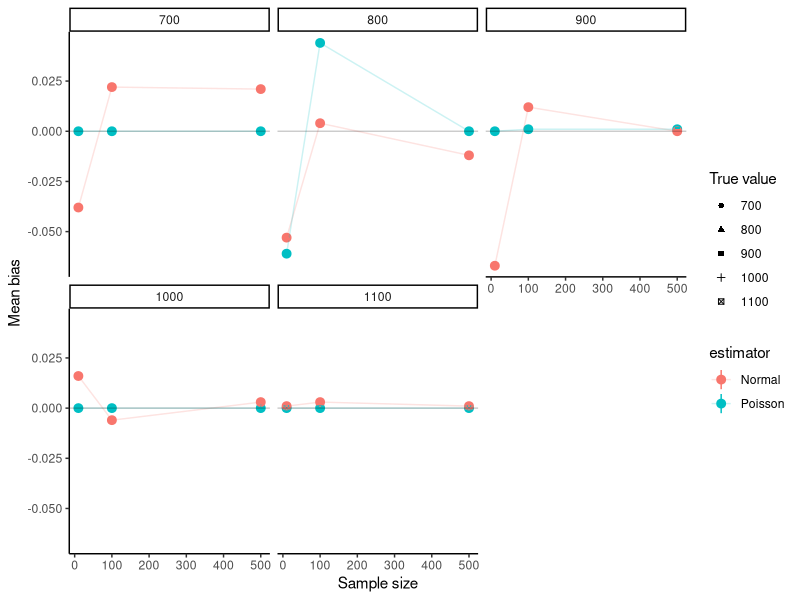
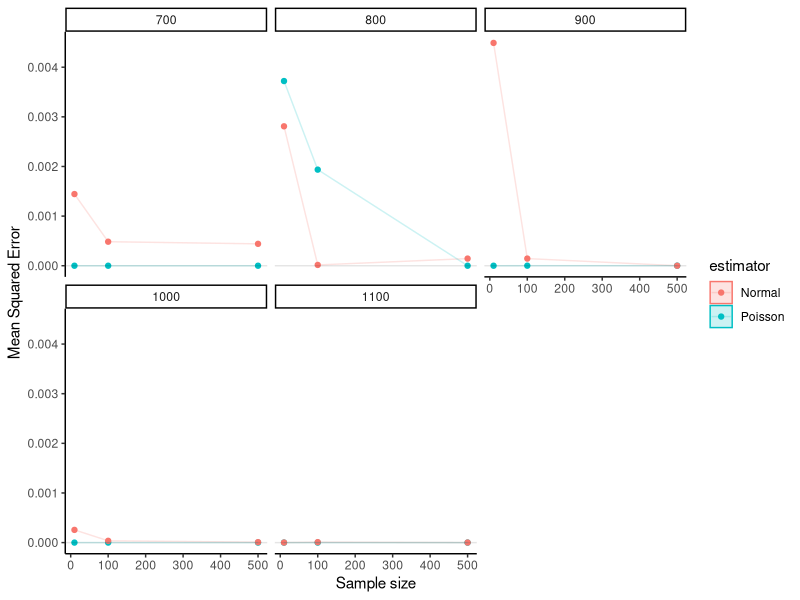
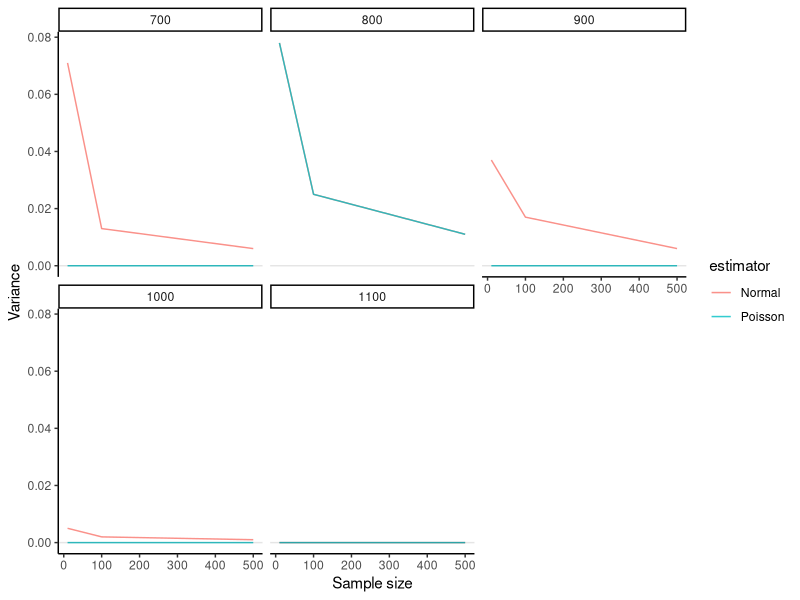
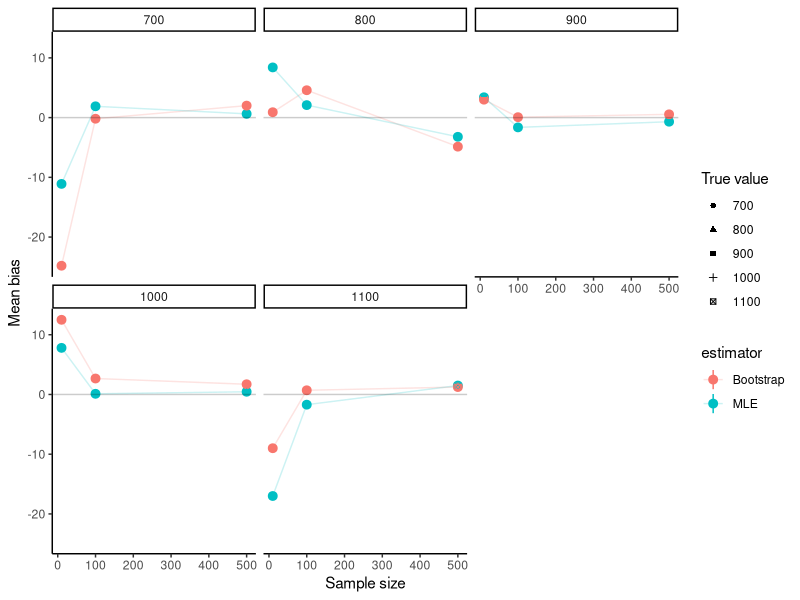
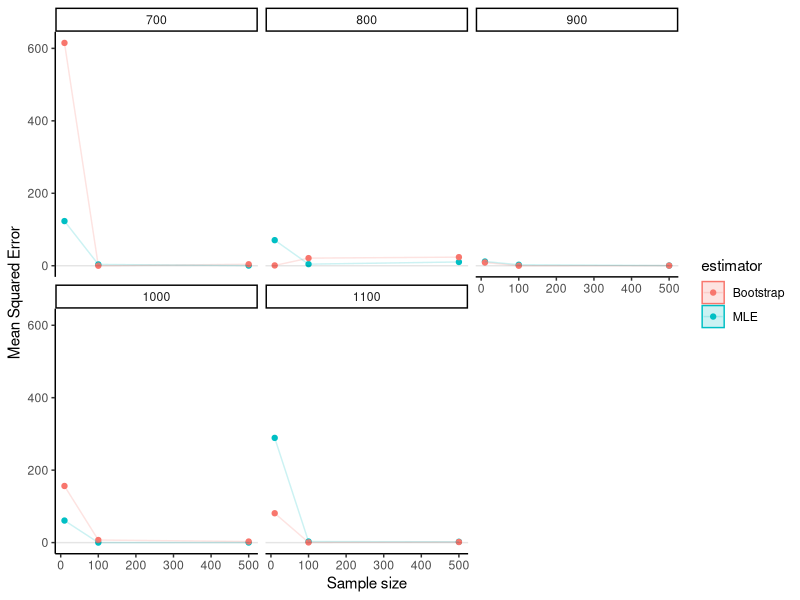
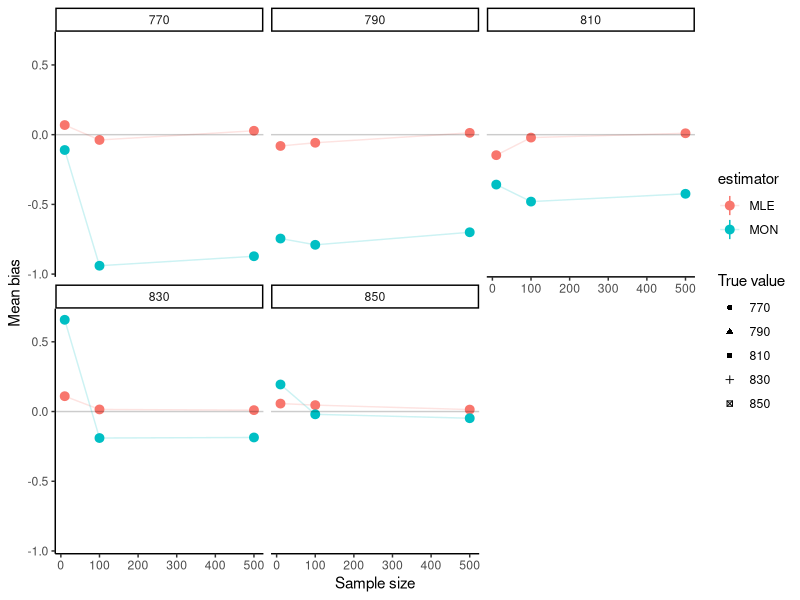
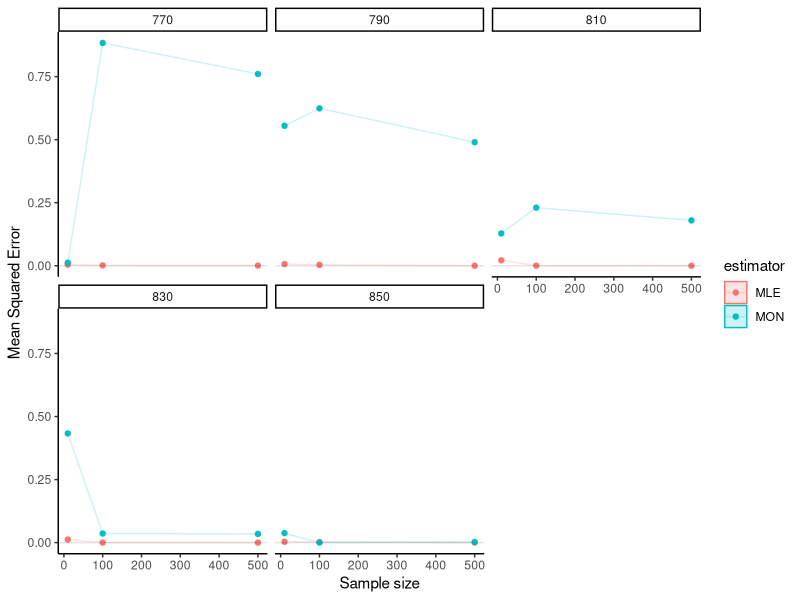
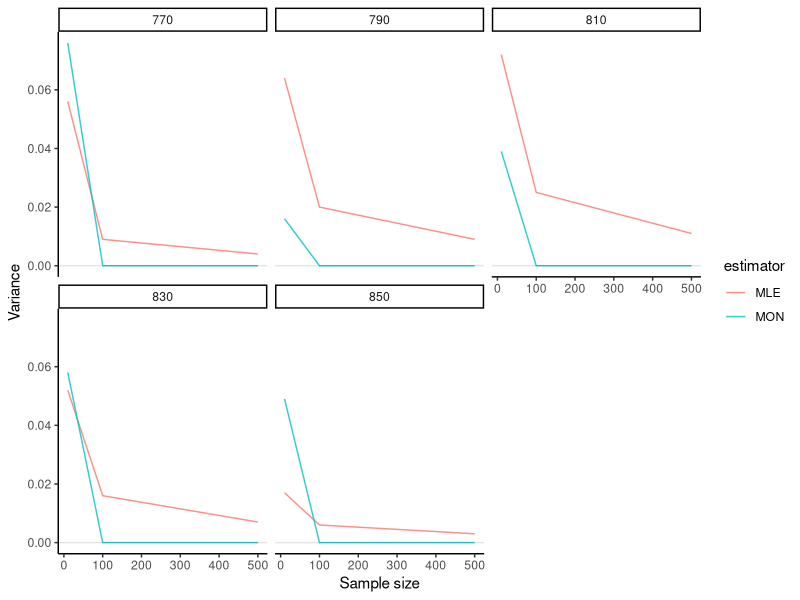

Generate these figures, in order, with R:
## ---- chunk 1
knitr::opts_chunk$set(echo = TRUE)
## ---- chunk 2
set.seed(222)
library(data.table)
library(dplyr)
results <- rbindlist(lapply(c(10, 100, 500), function(n){
  rbindlist(lapply(c(700, 800, 900, 1000, 1100), function(param){
    x_pois <- round(rpois(n, param))
    x_norm <- round(rnorm(n, param, 100))
    
    #calculate lambda hat
    MLE_pois <- mean(x_pois)
    MLE_norm <- mean(x_norm)
    boot_pois <- mean(sample(x_pois, size=n, replace = T))
    
    # #calculate ???? variance
    # var_pois <- sd(x_pois)^2
    # var_norm <- sd(x_norm)^2
    
    #calculate true probability at cutoff
    truePoisProb <- mean(x_pois < 805)
    trueNormProb <- mean(x_norm < 805)
    
    par_pois <- ppois(805, MLE_pois)
    par_norm <- pnorm(805, MLE_norm, 100)
    par_boot <- ppois(805, boot_pois)
    
    #calculate asymptotic variance 
    v_pois <- par_pois*(1-par_pois)/sqrt(n)
    v_norm <- par_norm*(1-par_norm)/sqrt(n)
    v_boot <- par_boot*(1-par_boot)/sqrt(n)
    
    # Return estimates in data table
    data.table(n = c(n, n),
               estimator = factor(c("Poisson", "Normal")),
               param_mu = c(param, param),
               trueProb = c(truePoisProb, trueNormProb), 
               estimate = c(MLE_pois, MLE_norm),
               #variances = c(var_pois, var_norm),
               prob = c(par_pois, par_norm),
               asymptotic_var = c(v_pois, v_norm)
               )
  }))
  }))
options(scipen = 999)
results <- results %>%
  mutate_if(is.numeric, round, digits=3)
results
## ---- chunk 3
# Get results from simulation
bias_sim = results[, .(mean_bias = mean(prob - trueProb),
                           lower_bias = quantile(prob - trueProb, 0.025),
                           upper_bias = quantile(prob - trueProb, 0.975)),
by = c("n", "param_mu", "estimator")]

mse_sim <- results[, .(mean_mse = mean((prob - trueProb)^2),
                          lower_mse = quantile((prob - trueProb)^2, 0.025),
                          upper_mse = quantile((prob - trueProb)^2, 0.975)),
                      by = c("n", "param_mu", "estimator")]

estimator_var <- results[, .(var_est = asymptotic_var), 
                         by = c("n", "param_mu", "estimator")]
## ---- chunk 4
library(ggplot2)
library(dplyr)
# Plot of bias, facet by beta
bias_sim %>%
  ggplot(aes(x = n, y = mean_bias, color = estimator)) + 
  geom_pointrange(aes(ymin = lower_bias, ymax = upper_bias)) + geom_line(alpha = 0.2) +
  geom_point(aes(shape = factor(param_mu))) +
  geom_abline(slope = 0, intercept = 0, alpha = 0.2) + facet_wrap(~ param_mu) +
  scale_shape_discrete("True value") +
  labs(x = "Sample size", y = "Mean bias") +
  theme_classic()

# Plot of MSE, facet by beta
mse_sim %>%
  ggplot(aes(x = n, y = mean_mse, color = estimator)) +
  geom_ribbon(aes(ymin = lower_mse, ymax = upper_mse, fill = estimator, color = NULL),
              alpha = 0.2 )+
  geom_point() + geom_line(alpha = 0.2) +
  scale_shape_discrete("True value") +
  geom_abline(slope = 0, intercept = 0, alpha = 0.1) +
  facet_wrap(~ param_mu) +
  labs(x = "Sample size", y = "Mean Squared Error") +
  theme_classic()

# Plot of variance (similar to MSE???)
estimator_var %>%
  ggplot(aes(x = n, y = var_est, color = estimator)) +
  geom_line(alpha = 0.8) +
  # geom_ribbon(aes(ymin = lower_mse, ymax = upper_mse, fill = estimator, color = NULL),
  #             alpha = 0.2) + geom_point() + 
  geom_abline(slope = 0, intercept = 0, alpha = 0.1) +
  facet_wrap(~param_mu) +
  labs(x = "Sample size", y = "Variance") +
  theme_classic()
## ---- chunk 5
set.seed(222)
library(data.table)
library(dplyr)
results <- rbindlist(lapply(c(10, 100, 500), function(n){
  rbindlist(lapply(c(700, 800, 900, 1000, 1100), function(param){
    x_pois <- round(rpois(n, param))
    
    #calculate lambda hat
    MLE_pois <- mean(x_pois)
    boot_pois <- mean(sample(x_pois, size=n, replace = T))
    
    # #calculate asymptotic variance 
    # v_pois <- par_pois*(1-par_pois)/sqrt(n)
    # v_boot <- par_boot*(1-par_boot)/sqrt(n)
    
    # Return estimates in data table
    data.table(n = c(n, n),
               estimator = factor(c("MLE", "Bootstrap")),
               trueMean = c(param, param),
               estimatedMean = c(MLE_pois, boot_pois)
               #asymptotic_var = c(v_pois, v_boot)
               )
  }))
  }))
options(scipen = 999)
results <- results %>%
  mutate_if(is.numeric, round, digits=3)
results
## ---- chunk 6
# Get results from simulation
bias_sim = results[, .(mean_bias = mean(estimatedMean - trueMean),
                           lower_bias = quantile(estimatedMean - trueMean, 0.025),
                           upper_bias = quantile(estimatedMean - trueMean, 0.975)),
by = c("n", "trueMean", "estimator")]

mse_sim <- results[, .(mean_mse = mean((estimatedMean - trueMean)^2),
                          lower_mse = quantile((estimatedMean - trueMean)^2, 0.025),
                          upper_mse = quantile((estimatedMean - trueMean)^2, 0.975)),
                      by = c("n", "trueMean", "estimator")]

# estimator_var <- results[, .(var_est = asymptotic_var), 
#                          by = c("n", "param_mu", "estimator")]
## ---- chunk 7
library(ggplot2)
library(dplyr)
# Plot of bias, facet by beta
bias_sim %>%
  ggplot(aes(x = n, y = mean_bias, color = estimator)) + 
  geom_pointrange(aes(ymin = lower_bias, ymax = upper_bias)) + geom_line(alpha = 0.2) +
  geom_point(aes(shape = factor(trueMean))) +
  geom_abline(slope = 0, intercept = 0, alpha = 0.2) + facet_wrap(~ trueMean) +
  scale_shape_discrete("True value") +
  labs(x = "Sample size", y = "Mean bias") +
  theme_classic()

# Plot of MSE, facet by beta
mse_sim %>%
  ggplot(aes(x = n, y = mean_mse, color = estimator)) +
  geom_ribbon(aes(ymin = lower_mse, ymax = upper_mse, fill = estimator, color = NULL),
              alpha = 0.2 )+
  geom_point() + geom_line(alpha = 0.2) +
  scale_shape_discrete("True value") +
  geom_abline(slope = 0, intercept = 0, alpha = 0.1) +
  facet_wrap(~ trueMean) +
  labs(x = "Sample size", y = "Mean Squared Error") +
  theme_classic()

# # Plot of variance (similar to MSE???)
# estimator_var %>%
#   ggplot(aes(x = n, y = var_est, color = estimator)) +
#   geom_line(alpha = 0.8) +
#   # geom_ribbon(aes(ymin = lower_mse, ymax = upper_mse, fill = estimator, color = NULL),
#   #             alpha = 0.2) + geom_point() + 
#   geom_abline(slope = 0, intercept = 0, alpha = 0.1) +
#   facet_wrap(~param_mu) +
#   labs(x = "Sample size", y = "Variance") +
#   theme_classic()
## ---- chunk 8
# set.seed(222)
# sim_results_hyp <- rbindlist(lapply(c(10, 100, 500), function(n){
#   rbindlist(lapply(c(700, 800, 900, 1000, 1100), function(param){
#     x_pois <- round(rpois(n, param))
#     x_norm <- round(rnorm(n, param, 100))
#     
#     # Same as before
#     MLE_pois <- mean(x_pois)
#     MLE_norm <- mean(x_norm)
#     truePoisProb <- mean(x_pois < 805)
#     trueNormProb <- mean(x_norm < 805)
#     par_pois <- ppois(805, MLE_pois)
#     par_norm <- pnorm(805, MLE_norm, 100)
#     v_pois <- par_pois*(1-par_pois)/sqrt(n)
#     v_norm <- par_norm*(1-par_norm)/sqrt(n)
#     
#     
#     data = data.table(trueProb = trueProb, x_pois = x_pois, x_norm = x_norm)
#     # Fit two models for LRT
#     null_model <- lm(trueProb ~ 0.5, data = data)
#     alt_mod_pois <- lm(y ~ 0 + x_pois, data = data)
#     alt_mod_norm <- lm(y ~ 0 + x_norm, data = data)
#     
#     # log likelihood approach reject
#     log_lik_pois <- 2*(abs(logLik(alt_mod_pois) - logLik(null_model))) > qchisq(0.95, df=1)
#     log_lik_norm <- 2*(abs(logLik(alt_mod_norm) - logLik(null_model))) > qchisq(0.95, df=1)
#     
#     # Return estimates in data table
#     data.table(n = c(n, n),
#                estimator = factor(c("Poisson", "Normal")),
#                likelihood = c(log_lik_pois, log_lik_norm),
#                param_mu = c(param, param),
#                trueProb = c(truePoisProb, trueNormProb), 
#                estimate = c(MLE_pois, MLE_norm),
#                prob = c(par_pois, par_norm),
#                asymptotic_var = c(v_pois, v_norm)
#                )
#   }))
#   }))
# options(scipen = 999)
# sim_results_hyp <- sim_results_hyp %>%
#   mutate_if(is.numeric, round, digits=3)
# sim_results_hyp
## ---- chunk 9
# set.seed(222)
# library(data.table)
# result <- rbindlist(lapply(c(10, 100, 500), function(n){
#   rbindlist(lapply(c(300, 330, 350), function(param){
#     x_pois <- rpois(n, param)
#     x_norm <- rnorm(n, param, 20)
#     
#     #calculate lambda hat
#     MLE_pois <- mean(x_pois)
#     MLE_norm <- mean(x_norm)
#     
#     #calculate analytic variance
#     var_pois <- sd(x_pois)^2
#     var_norm <- sd(x_norm)^2
#     
#     # Return estimates in data table
#     data.table(n = n, estimator = factor(c("Poisson", "Normal")), paramue = param,
#                estimate = c(MLE_pois, MLE_norm), variances = c(var_pois, var_norm))
#   }))
#   }))
# result
## ---- chunk 10
# # Get results from simulation
# bias_sim = result[, .(mean_bias = mean(estimate - paramue),
#                            lower_bias = quantile(estimate - paramue, 0.025),
#                            upper_bias = quantile(estimate - paramue, 0.975)),
# by = c("n", "paramue", "estimator")]
# 
# mse_sim <- result[, .(mean_mse = mean((estimate - paramue)^2),
#                           lower_mse = quantile((estimate - paramue)^2, 0.025),
#                           upper_mse = quantile((estimate - paramue)^2, 0.975)),
#                       by = c("n", "paramue", "estimator")]
# 
# estimator_var <- result[, .(var_est = var(estimate)), by = c("n", "paramue", "estimator")]
# 
# library(ggplot2)
# library(dplyr)
# # Plot of bias, facet by beta
# bias_sim %>%
#   ggplot(aes(x = n, y = mean_bias, color = estimator)) + 
#   geom_pointrange(aes(ymin = lower_bias, ymax = upper_bias)) + geom_line(alpha = 0.2) +
#   geom_point(aes(shape = factor(paramue))) +
#   geom_abline(slope = 0, intercept = 0, alpha = 0.2) + facet_wrap(~param_mu) +
#   scale_shape_discrete("True value") +
#   labs(x = "Sample size", y = "Mean bias") +
#   theme_classic()
## ---- chunk 11
# set.seed(222)
# x_boot <- sample(x_sim, size=10, replace = T)
# boot_MLE <- mean(x_boot)
# boot_MLE
# 
# set.seed(222)
# x_sim <- rpois(10, 327)
# x_MLE <- sum(x_sim)/10
# x_MLE
## ---- chunk 12
set.seed(222)
library(data.table)
library(dplyr)
results <- rbindlist(lapply(c(10, 100, 500), function(n){
  rbindlist(lapply(c(770, 790, 810, 830, 850), function(param){
    x_pois <- round(rpois(n*12, param/12))
    
    #calculate lambda hat
    MLE_pois <- sum(x_pois)/n
    mon_list <- NULL
    for(i in 1:n){
      if(i == 1){
        mon_list[i] <- x_pois[i]*12
        tmp <- i
      }else{
        mon_list[i] <- x_pois[tmp*12+1]*12
        tmp <- i
      }
    }
    MON <- sum(mon_list)/10
    
    #calculate true probability at cutoff
    yr <- NULL
    for(i in 1:n){
      if(i == 1){
        yr[i] <- sum(x_pois[1:12])
        tmp <- i
      }else{
        yr[i] <- sum(x_pois[(tmp*12+1):(i*12)])
        tmp <- i
      }
    }
    trueProb <- mean(yr < 805)
    
    par_MLE <- ppois(805, MLE_pois)
    par_MON <- ppois(805, MON)
    
    #calculate asymptotic variance 
    v_MLE <- par_MLE*(1-par_MLE)/sqrt(n)
    v_MON <- par_MON*(1-par_MON)/sqrt(n)
    
    # Return estimates in data table
    data.table(n = c(n, n),
               estimator = factor(c("MLE", "MON")),
               param_mu = c(param, param),
               trueProb = c(trueProb, trueProb), 
               estimate = c(MLE_pois, MON),
               #variances = c(var_pois, var_norm),
               prob = c(par_MLE, par_MON),
               asymptotic_var = c(v_MLE, v_MON)
               )
  }))
  }))
options(scipen = 999)
results <- results %>%
  mutate_if(is.numeric, round, digits=3)
results
## ---- chunk 13
# Get results from simulation
bias_sim = results[, .(mean_bias = mean(prob - trueProb),
                           lower_bias = quantile(prob - trueProb, 0.025),
                           upper_bias = quantile(prob - trueProb, 0.975)),
by = c("n", "param_mu", "estimator")]
bias_sim
library(ggplot2)
library(dplyr)
# Plot of bias, facet by beta
bias_sim %>%
  ggplot(aes(x = n, y = mean_bias, color = estimator)) + 
  geom_pointrange(aes(ymin = lower_bias, ymax = upper_bias)) + geom_line(alpha = 0.2) +
  geom_point(aes(shape = factor(param_mu))) +
  geom_abline(slope = 0, intercept = 0, alpha = 0.2) + facet_wrap(~ param_mu) +
  scale_shape_discrete("True value") +
  labs(x = "Sample size", y = "Mean bias") +
  theme_classic()
## ---- chunk 14
mse_sim <- results[, .(mean_mse = mean((prob - trueProb)^2),
                          lower_mse = quantile((prob - trueProb)^2, 0.025),
                          upper_mse = quantile((prob - trueProb)^2, 0.975)),
                      by = c("n", "param_mu", "estimator")]
mse_sim
# Plot of MSE, facet by beta
mse_sim %>%
  ggplot(aes(x = n, y = mean_mse, color = estimator)) +
  geom_ribbon(aes(ymin = lower_mse, ymax = upper_mse, fill = estimator, color = NULL),
              alpha = 0.2 )+
  geom_point() + geom_line(alpha = 0.2) +
  scale_shape_discrete("True value") +
  geom_abline(slope = 0, intercept = 0, alpha = 0.1) +
  facet_wrap(~ param_mu) +
  labs(x = "Sample size", y = "Mean Squared Error") +
  theme_classic()
## ---- chunk 15
estimator_var <- results[, .(var_est = asymptotic_var), 
                         by = c("n", "param_mu", "estimator")]
estimator_var
# Plot of variance (similar to MSE???)
estimator_var %>%
  ggplot(aes(x = n, y = var_est, color = estimator)) +
  geom_line(alpha = 0.8) +
  # geom_ribbon(aes(ymin = lower_mse, ymax = upper_mse, fill = estimator, color = NULL),
  #             alpha = 0.2) + geom_point() + 
  geom_abline(slope = 0, intercept = 0, alpha = 0.1) +
  facet_wrap(~param_mu) +
  labs(x = "Sample size", y = "Variance") +
  theme_classic()

